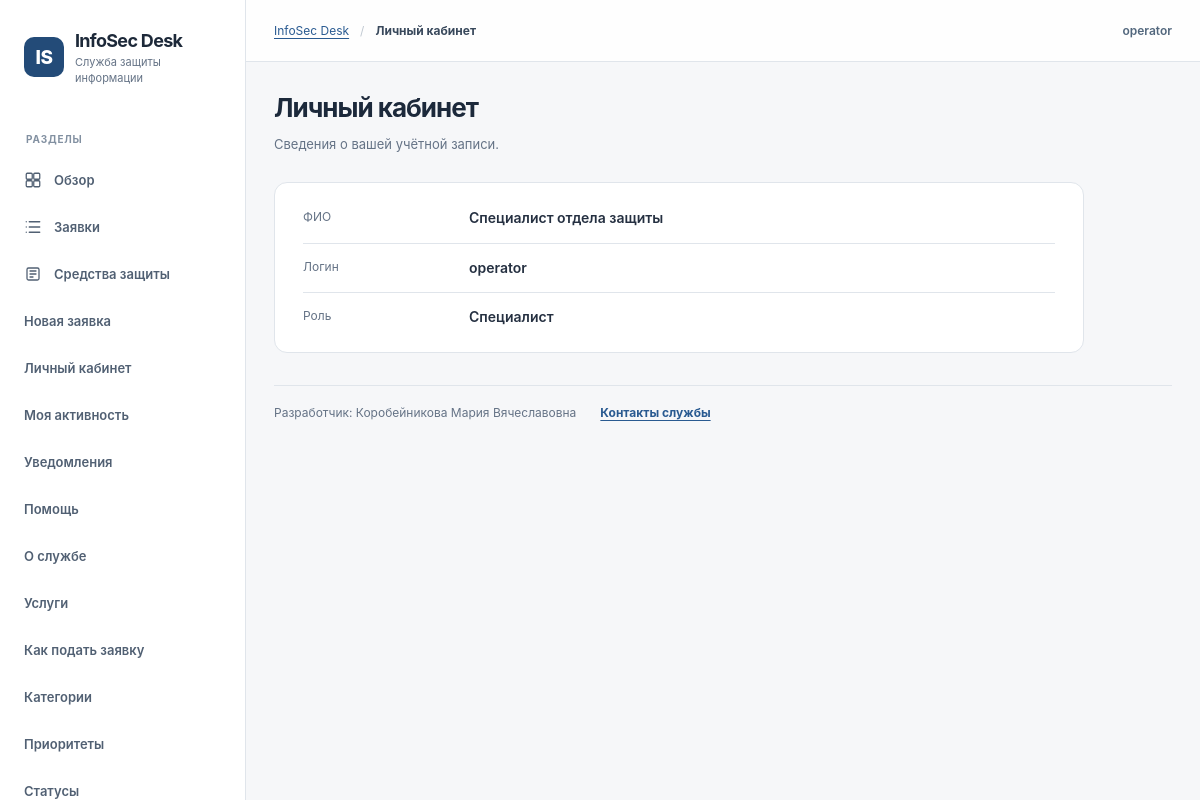
Screenshot of /profile (signed in) with the database file from the repository.
### tables this page shows
CREATE TABLE users (
    id INTEGER PRIMARY KEY,
    username TEXT NOT NULL UNIQUE COLLATE NOCASE,
    full_name TEXT NOT NULL,
    password_hash TEXT NOT NULL,
    role TEXT NOT NULL CHECK (role IN ('requester', 'operator', 'admin')),
    active INTEGER NOT NULL DEFAULT 1 CHECK (active IN (0, 1)),
    created_at TEXT NOT NULL DEFAULT (datetime('now'))
);

### src/infosec_desk/web.py (the view)
    @app.get("/profile")
    def profile():
        user = require_user()
        return show("profile.html", "Личный кабинет", profile=user)

### src/infosec_desk/db.py (called while the page is built)
def connect(path: str | Path) -> sqlite3.Connection:
    db = sqlite3.connect(str(path), timeout=10)
    db.row_factory = sqlite3.Row
    db.execute("PRAGMA foreign_keys = ON")
    db.execute("PRAGMA busy_timeout = 5000")
    return db

### src/infosec_desk/security.py (called while the page is built)
def new_csrf_token() -> str:
    return secrets.token_urlsafe(32)

### src/infosec_desk/service.py (called while the page is built)
def find_user(db_path, user_id):
    with connect(db_path) as db:
        row = db.execute(
            "SELECT id,username,full_name,role,active FROM users WHERE id=?", (user_id,)
        ).fetchone()
    return dict(row) if row and row["active"] else None

def get_settings(db_path):
    with connect(db_path) as db:
        settings = {
            r["setting_key"]: r["setting_value"]
            for r in db.execute("SELECT * FROM application_settings")
        }
    return {
        "help_email": settings.get("help_email", "Уточняется у администратора"),
        "office_hours": settings.get("office_hours", "Пн-Пт, 09:00-18:00"),
        "site_title": settings.get("site_title", "InfoSec Desk"),
    }

### src/infosec_desk/templates/profile.html
{% extends 'base.html' %}
{% block content %}
<div class="page-head"><div><h1>Личный кабинет</h1>
  <p class="page-description">Сведения о вашей учётной записи.</p>
</div></div>
<section class="panel narrow" aria-label="Данные пользователя">
  <div class="panel-body">
    <dl class="profile-details">
      <div><dt>ФИО</dt><dd>{{ profile.full_name }}</dd></div>
      <div><dt>Логин</dt><dd>{{ profile.username }}</dd></div>
      <div><dt>Роль</dt><dd>{{ roles[profile.role] }}</dd></div>
    </dl>
  </div>
</section>
{% endblock %}

### src/infosec_desk/templates/base.html (shortened to what this page needs)
<!DOCTYPE html>
<html lang="ru">
<head>
  <link rel="stylesheet" href="/static/style.css?v=4">
</head>
<body>
<div class="layout">
  <aside class="sidebar" aria-label="Навигация">
    <a class="brand" href="/public/overview" aria-label="InfoSec Desk, на главную">
      <span class="brand-mark" aria-hidden="true">IS</span>
      <span><strong>InfoSec Desk</strong><small>Служба защиты информации</small></span>
    </a>
    <div class="sidebar-label">Разделы</div>
    <nav class="menu" aria-label="Главное меню">
      {% if user %}
      <a href="/" class="{{ 'active' if request.path == '/' else '' }}" {% if request.path == '/' %}aria-current="page"{% endif %}>
        Обзор
      </a>
      <a href="/tickets" class="{{ 'active' if request.path.startswith('/tickets') else '' }}" {% if request.path.startswith('/tickets') %}aria-current="page"{% endif %}>
        <svg class="menu-icon" aria-hidden="true" viewBox="0 0 24 24" fill="none" stroke="currentColor" stroke-width="1.7" stroke-linecap="round" stroke-linejoin="round"><path d="M7 5h14M7 12h14M7 19h14"/><path d="M3 5h.01M3 12h.01M3 19h.01"/></svg>
        Заявки
      </a>
      <a href="/assets" class="{{ 'active' if request.path == '/assets' else '' }}" {% if request.path == '/assets' %}aria-current="page"{% endif %}>
        <svg class="menu-icon" aria-hidden="true" viewBox="0 0 24 24" fill="none" stroke="currentColor" stroke-width="1.7" stroke-linecap="round" stroke-linejoin="round"><rect x="4" y="4" width="16" height="16" rx="2"/><path d="M8 8h8M8 12h8M8 16h4"/></svg>
        Средства защиты
      </a>
      <a href="/tickets/new">Новая заявка</a>
      <a href="/profile">Личный кабинет</a>
      <a href="/my-activity">Моя активность</a>
      <a href="/notifications">Уведомления</a>
      <a href="/my-help">Помощь</a>
      {% endif %}
      <a href="/public/overview">О службе</a>
      <a href="/public/services">Услуги</a>
      <a href="/public/submit">Как подать заявку</a>
      <a href="/public/categories">Категории</a>
      <a href="/public/priorities">Приоритеты</a>
      <a href="/public/status">Статусы</a>
    </nav>
  </aside>
  <main class="content" id="main-content">
    <header class="topbar">
      <nav class="topbar-path" aria-label="Хлебные крошки">
        <a href="/public/overview">InfoSec Desk</a><span class="topbar-divider">/</span>
        <strong aria-current="page">{{ title }}</strong>
      </nav>
      <div class="topbar-account">
        <span class="topbar-user">{{ user.username if user else 'Гость' }}</span>
      </div>
    </header>
    <div class="page">
      {% block content %}{% endblock %}
      <footer class="site-footer">
        <span>Разработчик: Коробейникова Мария Вячеславовна</span>
        <a href="/public/contacts">Контакты службы</a>
      </footer>
    </div>
  </main>
</div>
</body>
</html>

### src/infosec_desk/static/style.css (style rules this page uses)
:root { font-family: -apple-system, BlinkMacSystemFont, "Segoe UI", Arial, sans-serif; color: #253041; background: #f6f7f9; font-size: 14px; line-height: 1.45; font-synthesis: none; --ink: #253041; --muted: #657386; --subtle: #8490a0; --border: #e0e5eb; --accent: #295a91; --accent-hover: #214978; --surface: #fff; --canvas: #f6f7f9; --ring: #90b8ea; }
* { box-sizing: border-box; }
body { margin: 0; }
a { color: inherit; text-decoration: none; }
.layout { display: flex; min-height: 100vh; }
.sidebar { width: 246px; min-width: 246px; display: flex; flex-direction: column; padding: 28px 14px 18px; background: var(--surface); border-right: 1px solid var(--border); position: sticky; top: 0; height: 100vh; }
.brand { display: flex; gap: 11px; align-items: center; padding: 0 10px; margin: 0 0 45px; }
.brand-mark { display: grid; place-items: center; flex: 0 0 40px; height: 40px; width: 40px; border-radius: 10px; font-weight: 800; font-size: 19px; letter-spacing: -.6px; color: white; background: #234b78; }
.brand strong { display: block; font-weight: 720; font-size: 18px; letter-spacing: -.7px; color: #1d2939; }
.brand small { display: block; margin-top: 1px; color: var(--muted); font-size: 11px; }
.sidebar-label { padding: 0 12px; margin-bottom: 12px; text-transform: uppercase; letter-spacing: .08em; font-size: 10px; font-weight: 700; color: #8290a1; }
.menu { display: grid; gap: 4px; }
.menu a { display: flex; align-items: center; gap: 12px; min-height: 43px; padding: 10px 13px; border-radius: 9px; font-size: 13px; font-weight: 570; color: #516073; transition: background .15s ease, color .15s ease; }
.menu-icon { width: 18px; height: 18px; display: block; flex: 0 0 18px; }
.content { flex: 1; min-width: 0; }
.topbar { min-height: 62px; border-bottom: 1px solid var(--border); background: rgba(255,255,255,.9); display: flex; justify-content: space-between; align-items: center; gap: 20px; padding: 0 38px; }
.topbar-path { display: flex; align-items: center; gap: 11px; color: var(--muted); font-size: 12px; }
.topbar-path strong { font-weight: 650; color: #39495c; }
.topbar-divider { color: #c0c8d1; }
.topbar-user { font-size: 12px; color: #52677d; font-weight: 600; }
.page { max-width: 1490px; margin: 0 auto; padding: 38px 40px 70px; }
.page-head { display: flex; align-items: flex-start; justify-content: space-between; gap: 22px; margin-bottom: 28px; }
.page-head h1, .page-title { margin: 0; color: #1c293b; font-size: clamp(26px, 2.1vw, 33px); font-weight: 720; letter-spacing: -1px; line-height: 1.25; }
.page-description { margin: 9px 0 0; color: var(--muted); font-size: 13px; line-height: 1.6; }
p { margin-top: 0; }
.panel { margin-top: 22px; overflow: hidden; border: 1px solid var(--border); border-radius: 13px; background: #fff; }
.panel-body { padding: 25px 28px; }
.narrow { max-width: 810px; }
@media (max-width:1280px) { .page { padding: 30px 28px 55px; } }
@media (max-width:1280px) { .topbar { padding: 0 28px; } }
.topbar-account { display: flex; align-items: center; gap: 14px; flex-shrink: 0; }
.topbar-path a { color: var(--accent); text-decoration: underline; text-underline-offset: 3px; }
.sidebar { overflow-y: auto; max-height: 100vh; }
.menu a { padding: 8px 10px; }
.site-footer { margin-top: 32px; padding: 18px 0 0; border-top: 1px solid var(--border); display: flex; flex-wrap: wrap; align-items: center; gap: 9px 24px; color: var(--muted); font-size: 12px; line-height: 1.5; }
.site-footer a { color: var(--accent); text-decoration: underline; text-underline-offset: 3px; font-weight: 650; }
.panel-body > :last-child { margin-bottom: 0; }
.profile-details { margin: 0; }
.profile-details > div { display: grid; grid-template-columns: 150px minmax(0,1fr); gap: 16px; padding: 14px 0; border-bottom: 1px solid var(--border); }
.profile-details > div:first-child { padding-top: 0; }
.profile-details > div:last-child { padding-bottom: 0; border-bottom: 0; }
.profile-details dt { color: var(--muted); font-size: 12px; }
.profile-details dd { margin: 0; color: var(--ink); font-weight: 600; overflow-wrap: anywhere; }

### rows the page displays
users: username "operator", full_name "Специалист отдела защиты", role "Специалист"

### other values shown
{{ title }} "Личный кабинет"
